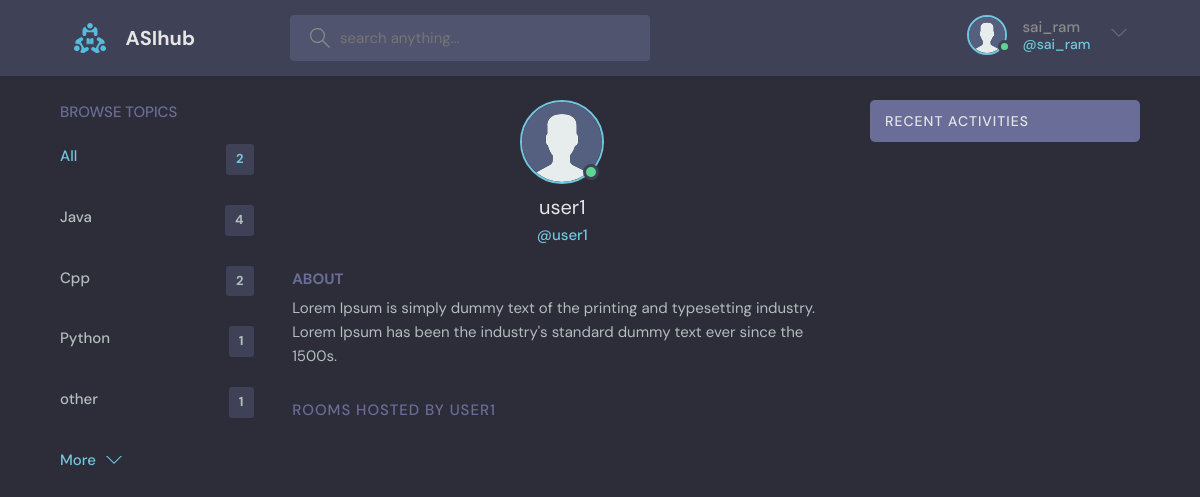
/profile/3 (signed in), run on an earlier commit of the app's database.
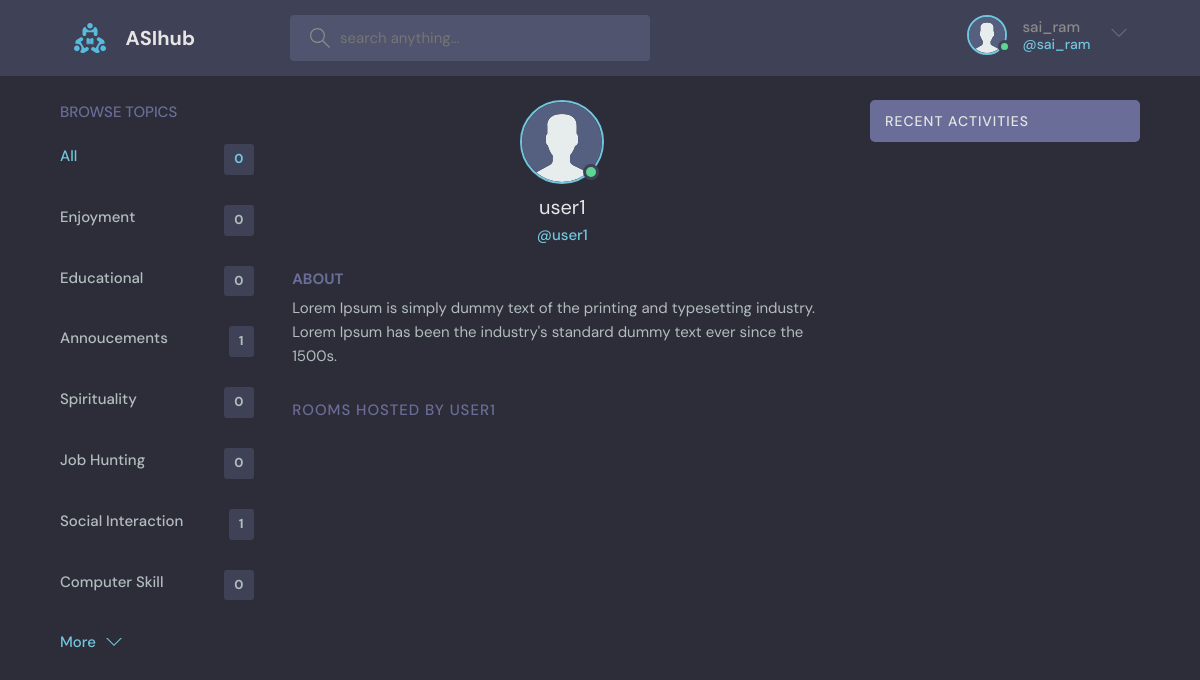
And on a later commit of the database.
### base/models.py (models this page shows, shortened)
class Profile(models.Model):
    user = models.OneToOneField(User , on_delete=models.CASCADE)
    bio = models.TextField(max_length=400, null=True , blank=True)
    profile_pic = models.ImageField(default = 'avatar.svg' , upload_to = 'images/')

class Topic(models.Model):
    name = models.CharField(max_length=100)
    rooms_count = models.IntegerField(default=0)
    created = models.DateTimeField(auto_now_add=True)
    updated = models.DateTimeField(auto_now=True)
    def __str__ (self):
        return self.name

### base/views.py (the view)
# urls.py: path('profile/<str:pk>',views.profile , name= 'profile'),
@login_required(login_url = 'login')
def profile(request , pk):
    query = request.GET.get('q') if request.GET.get('q')!=None else ''
    user  = User.objects.get(id=pk)
    rooms = user.room_set.all().filter(Q(topic__name__contains = query))
    count = user.room_set.all().count()
    show_profile_link =False
    topics = Topic.objects.all()
    profile = Profile.objects.get(user = request.user)
    topics_count={}
    for topic in topics:
        topics_count[topic] = Room.objects.filter(Q(host= request.user) & Q(topic =topic )).count()
    msgs = user.messages_set.all().order_by('-created')[0:5]
    return render(request, 'base/profile.html' , {'user':user , 'rooms' : rooms , 'show_profile_link' : show_profile_link , 'msgs' : msgs ,'count':count , 'topics_count' :topics_count , 'profile' : profile})

### base/templates/base/profile.html (shortened to what this page needs)
{% extends 'index.html' %}
{% block content %}
<main class="profile-page layout layout--3">
  <div class="container">
    <div class="topics">
      <div class="topics__header">
        <h2>Browse Topics</h2>
      </div>
      <ul class="topics__list">
        <li>
          <a href="{% url 'profile' user.id %}" class="active">All <span> {{count}} </span></a>
        </li>
        {% for key,value in topics_count.items %}
        <li>
          <a href="{% url 'profile' user.id %}?q={{key}}"> {{key}} <span> {{value}} </span></a>
        </li>
        {% endfor %}
      </ul>
      <a href="{% url 'topics' %}">
      <button class="btn btn--link">
        More
        <svg version="1.1" xmlns="http://www.w3.org/2000/svg" width="32" height="32" viewBox="0 0 32 32">
          <title>chevron-down</title>
          <path d="M16 21l-13-13h-3l16 16 16-16h-3l-13 13z"></path>
        </svg>
      </button>
      </a>
    </div>
    <div class="roomList">
      <div class="profile">
        <div class="profile__avatar">
          <div class="avatar avatar--large active">
            {% if profile.profile_pic %}
            <img src="{{profile.profile_pic.url}}" />
            {% endif %}
          </div>
        </div>
        <div class="profile__info">
          <h3> {{user.username}} </h3>
          <p>@{{user.username}} </p>
        </div>
        <div class="profile__about">
          <h3>About</h3>
          <p>
            {{profile.bio}}
          </p>
        </div>
      </div>
      <div class="roomList__header">
        <div>
          <h2> Rooms Hosted by {{user.username}}</a>
          </h2>
        </div>
      </div>
      {% include 'base/feed_comp.html' %}
    </div>
    {% include 'base/activity_comp.html' %}
  </div>
</main>
{% endblock content %}

### templates/index.html (shortened to what this page needs)
<!DOCTYPE html>
{% load static %}
<html lang="en">
  <head>
    <link rel="stylesheet" href="{% static 'styles/main.css' %}" />
    <link rel="stylesheet" href="{% static 'styles/pagination.css' %}" />
  </head>
  <body>
    {% include 'navbar.html' %}
    {% block content %}
    {% endblock content %}
  </body>
</html>

### templates/navbar.html (shortened to what this page needs)
{% load static %}
<header class="header header--loggedIn">
    <div class="container">
      <a href="{% url 'home' %}" class="header__logo">
        <img src="{% static 'images/logo.svg' %}" />
        <h1>ASIhub</h1>
      </a>
      <form method="GET" action="{% url 'home' %}" class="header__search">
        <label>
          <input type="search" name="q" id="q" placeholder="search anything..." >
        </label>
      </form>
      <nav class="header__menu">
        {% if request.user.is_authenticated %}
        <div class="header__user">
            <a href="{% url 'profile' request.user.id %}">
              <div class="avatar avatar--medium active">
                <img src=" {{request.user.profile.profile_pic.url}} " />
              </div>
              <p>{{request.user.username}} <span>@{{request.user.username}}</span></p>
            </a>
            <button class="dropdown-button">
              <svg version="1.1" xmlns="http://www.w3.org/2000/svg" width="32" height="32" viewBox="0 0 32 32">
                <title>chevron-down</title>
                <path d="M16 21l-13-13h-3l16 16 16-16h-3l-13 13z"></path>
              </svg>
            </button>
          </div>
        {% else %}
           <a href="{% url 'login' %}">
          <img src="{% static 'images/avatar.svg' %}" />
          <p>Login</p>
        </a>
        {% endif %}
      </nav>
    </div>
  </header>

### base/templates/base/feed_comp.html (shortened to what this page needs)
<div class="pagination">
  <span class="step-links">
      <span class="current-page">{{ page_obj.number }}</span>
  </span>
</div>

### base/templates/base/activity_comp.html (shortened to what this page needs)
<div class="activities">
    <div class="activities__header">
      <h2>Recent Activities</h2>
    </div>
  </div>

### static/styles/pagination.css (style rules this page uses)
.pagination { display: flex; border: 100px; border-color: red; margin: 10px; padding: 10px; align-items: center; justify-content: center; }
.current-page { display: inline-block; padding: 5px 10px; font-weight: bold; font-size: 20px; }

What changed in the data, as far as the page shows it:
removed Topic: name "Java", rooms_count "4"
removed Topic: name "Cpp", id "2"
removed Topic: name "Python", value "1"
removed Topic: name "other", value "1"
added Topic: name "Enjoyment", rooms_count "0"
added Topic: name "Educational", rooms_count "0"
added Topic: name "Annoucements", value "1"
added Topic: name "Spirituality", rooms_count "0"
added Topic: name "Job Hunting", rooms_count "0"
added Topic: name "Social Interaction", value "1"
added Topic: name "Computer Skill", rooms_count "0"
Also different on the page:
{{ count }}: "2" → "0"
